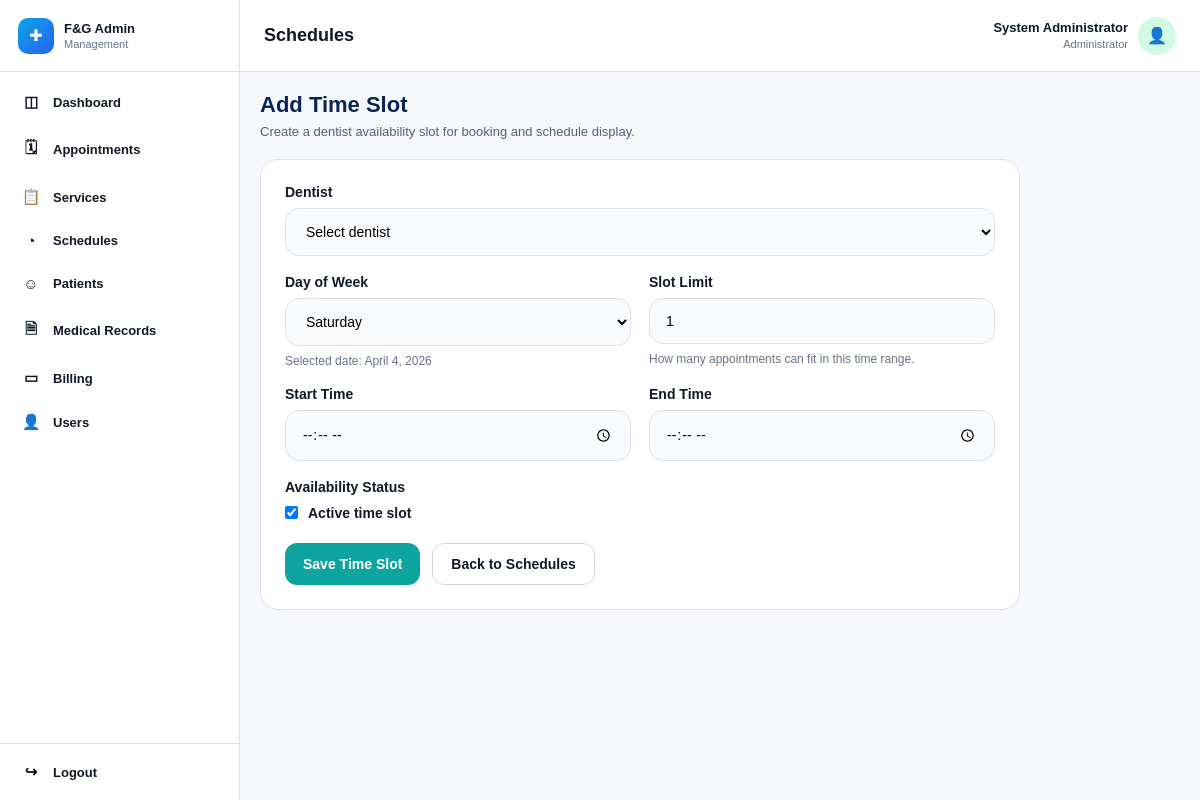
Page /admin/add-time-slot.php (signed in) on the committed database.
### tables this page shows
CREATE TABLE `staff_profiles` (
  `staff_id` int(11) NOT NULL,
  `user_id` int(11) NOT NULL,
  `first_name` varchar(100) NOT NULL,
  `middle_name` varchar(100) DEFAULT NULL,
  `last_name` varchar(100) NOT NULL,
  `position` varchar(100) DEFAULT NULL,
  `created_by` int(11) DEFAULT NULL,
  `created_at` timestamp NOT NULL DEFAULT current_timestamp(),
  `updated_at` timestamp NOT NULL DEFAULT current_timestamp() ON UPDATE current_timestamp()
);

CREATE TABLE `users` (
  `user_id` int(11) NOT NULL,
  `role` enum('patient','staff','system_admin','dentist') NOT NULL,
  `email` varchar(150) NOT NULL,
  `phone` varchar(20) DEFAULT NULL,
  `password_hash` varchar(255) NOT NULL,
  `account_status` enum('active','inactive','deactivated','suspended') NOT NULL DEFAULT 'active',
  `email_verified` tinyint(1) NOT NULL DEFAULT 0,
  `created_at` timestamp NOT NULL DEFAULT current_timestamp(),
  `updated_at` timestamp NOT NULL DEFAULT current_timestamp() ON UPDATE current_timestamp()
);

### admin/add-time-slot.php (the view, shortened to what this page needs)
<?php
require_once '../config/database.php';
$user_id = (int)($_SESSION['user_id'] ?? 0);
function deriveDayOfWeekFromDate(?string $date): string {
    $ts = strtotime($date);
    return date('l', $ts);
}
$selected_date = $_GET['date'] ?? date('Y-m-d');
$prefilled_day = deriveDayOfWeekFromDate($selected_date);
$admin_name = "Admin Staff";
$admin_role = "Administrator";
$admin_sql = "
    SELECT u.role, sp.first_name, sp.last_name
    FROM users u
    LEFT JOIN staff_profiles sp ON u.user_id = sp.user_id
    WHERE u.user_id = ?
    LIMIT 1
";
$admin_stmt = mysqli_prepare($conn, $admin_sql);
if ($admin_stmt) {
    mysqli_stmt_bind_param($admin_stmt, "i", $user_id);
    mysqli_stmt_execute($admin_stmt);
    $admin_result = mysqli_stmt_get_result($admin_stmt);
    if ($admin_result && mysqli_num_rows($admin_result) > 0) {
        $admin_row = mysqli_fetch_assoc($admin_result);
        $name = trim(($admin_row['first_name'] ?? '') . ' ' . ($admin_row['last_name'] ?? ''));
        if ($name !== '') {
            $admin_name = $name;
        }
        if (($admin_row['role'] ?? '') === 'system_admin') {
            $admin_role = 'Administrator';
        } elseif (($admin_row['role'] ?? '') === 'staff') {
            $admin_role = 'Staff';
        } else {
            $admin_role = ucfirst($admin_row['role'] ?? 'Administrator');
        }
    }
}
$day_of_week = $prefilled_day;
$start_time = '';
$end_time = '';
$slot_limit = '1';
$is_active = '1';
include("../includes/admin-header.php");
include("../includes/admin-sidebar.php");
?>
<div class="main-area">
    <div class="topbar">
        <h1>Schedules</h1>
        <div class="admin-user">
            <div class="admin-meta">
                <strong><?php echo htmlspecialchars($admin_name); ?></strong>
                <span><?php echo htmlspecialchars($admin_role); ?></span>
            </div>
            <div class="admin-avatar">👤</div>
        </div>
    </div>
    <div class="content">
        <div class="page-top">
            <h2>Add Time Slot</h2>
            <p>Create a dentist availability slot for booking and schedule display.</p>
        </div>
        <section class="panel">
            <form method="POST">
                <div class="form-grid">
                    <div class="form-group full">
                        <label for="dentist_id">Dentist</label>
                        <select name="dentist_id" id="dentist_id" required>
                            <option value="">Select dentist</option>
                        </select>
                    </div>
                    <div class="form-group">
                        <label for="day_of_week">Day of Week</label>
                        <select name="day_of_week" id="day_of_week" required>
                            <?php
                            $days = ['Monday', 'Tuesday', 'Wednesday', 'Thursday', 'Friday', 'Saturday', 'Sunday'];
                            foreach ($days as $day):
                            ?>
                                <option value="<?php echo $day; ?>" <?php echo ($day_of_week === $day) ? 'selected' : ''; ?>>
                                    <?php echo $day; ?>
                                </option>
                            <?php endforeach; ?>
                        </select>
                        <div class="helper">
                            Selected date: <?php echo htmlspecialchars(date('F j, Y', strtotime($selected_date))); ?>
                        </div>
                    </div>
                    <div class="form-group">
                        <label for="slot_limit">Slot Limit</label>
                        <input
                            type="number"
                            name="slot_limit"
                            id="slot_limit"
                            min="1"
                            value="<?php echo htmlspecialchars($slot_limit); ?>"
                            required
                        >
                        <div class="helper">How many appointments can fit in this time range.</div>
                    </div>
                    <div class="form-group">
                        <label for="start_time">Start Time</label>
                        <input
                            type="time"
                            name="start_time"
                            id="start_time"
                            value="<?php echo htmlspecialchars($start_time); ?>"
                            required
                        >
                    </div>
                    <div class="form-group">
                        <label for="end_time">End Time</label>
                        <input
                            type="time"
                            name="end_time"
                            id="end_time"
                            value="<?php echo htmlspecialchars($end_time); ?>"
                            required
                        >
                    </div>
                    <div class="form-group full">
                        <label>Availability Status</label>
                        <div class="checkbox-wrap">
                            <input
                                type="checkbox"
                                name="is_active"
                                id="is_active"
                                value="1"
                                <?php echo ($is_active === '1') ? 'checked' : ''; ?>
                            >
                            <label for="is_active" style="margin:0; font-weight:600;">Active time slot</label>
                        </div>
                    </div>
                </div>
                <div class="actions">
                    <button type="submit" class="btn-primary">Save Time Slot</button>
                    <a href="manage-schedules.php?date=<?php echo urlencode($selected_date); ?>" class="btn-secondary">Back to Schedules</a>
                </div>
            </form>
        </section>
    </div>
</div>

### includes/admin-header.php (style rules this page uses)
* { box-sizing: border-box; font-family: Arial, sans-serif; }
html, body { margin: 0; padding: 0; background: #f5f7fb; color: #0f172a; font-size: 14px; }
a { text-decoration: none; color: inherit; }
button, input, select, textarea { font: inherit; }

### includes/admin-sidebar.php (style rules this page uses)
.main-area { flex: 1; min-width: 0; margin-left: 240px; min-height: 100vh; display: flex; flex-direction: column; }

### admin/add-time-slot.php (style rules this page uses)
.topbar { position: sticky; top: 0; z-index: 900; min-height: 72px; background: #ffffff; border-bottom: 1px solid #dbe2ea; padding: 12px 24px; display: flex; justify-content: space-between; align-items: center; gap: 16px; }
.topbar h1 { margin: 0; font-size: 18px; font-weight: 700; }
.admin-user { display: flex; align-items: center; gap: 10px; }
.admin-meta { text-align: right; }
.admin-meta strong { display: block; font-size: 13px; }
.admin-meta span { color: #64748b; font-size: 11px; }
.admin-avatar { width: 38px; height: 38px; border-radius: 50%; background: #d1fae5; color: #059669; display: flex; align-items: center; justify-content: center; font-size: 16px; }
.content { flex: 1; display: flex; flex-direction: column; padding: 20px; gap: 20px; }
.page-top h2 { margin: 0; font-size: 22px; color: #0b2454; }
.page-top p { margin: 6px 0 0; color: #52637a; font-size: 13px; }
.panel { background: #ffffff; border: 1px solid #dde3ea; border-radius: 18px; padding: 24px; max-width: 760px; }
.form-grid { display: grid; grid-template-columns: 1fr 1fr; gap: 18px; }
.form-group { display: flex; flex-direction: column; gap: 8px; }
.form-group.full { grid-column: 1 / -1; }
.form-group label { font-size: 14px; font-weight: 700; color: #111827; }
.form-group input, .form-group select { width: 100%; padding: 14px 16px; border: 1px solid #dbe2ea; border-radius: 14px; background: #f8fafc; font-size: 14px; box-sizing: border-box; outline: none; }
.helper { font-size: 12px; color: #64748b; }
.checkbox-wrap { display: flex; align-items: center; gap: 10px; margin-top: 2px; }
.checkbox-wrap input { width: auto; margin: 0; }
.actions { margin-top: 22px; display: flex; gap: 12px; flex-wrap: wrap; }
.btn-primary, .btn-secondary { display: inline-flex; align-items: center; justify-content: center; text-decoration: none; padding: 12px 18px; border-radius: 12px; font-size: 14px; font-weight: 700; cursor: pointer; }
.btn-primary { border: none; background: #0ea5a0; color: #fff; }
.btn-secondary { border: 1px solid #d1d5db; background: #fff; color: #111827; }

### rows in the picture
staff_profiles: admin_name "System Administrator", created_by.role "Administrator"

### other values in the picture
form field day_of_week "Saturday"
